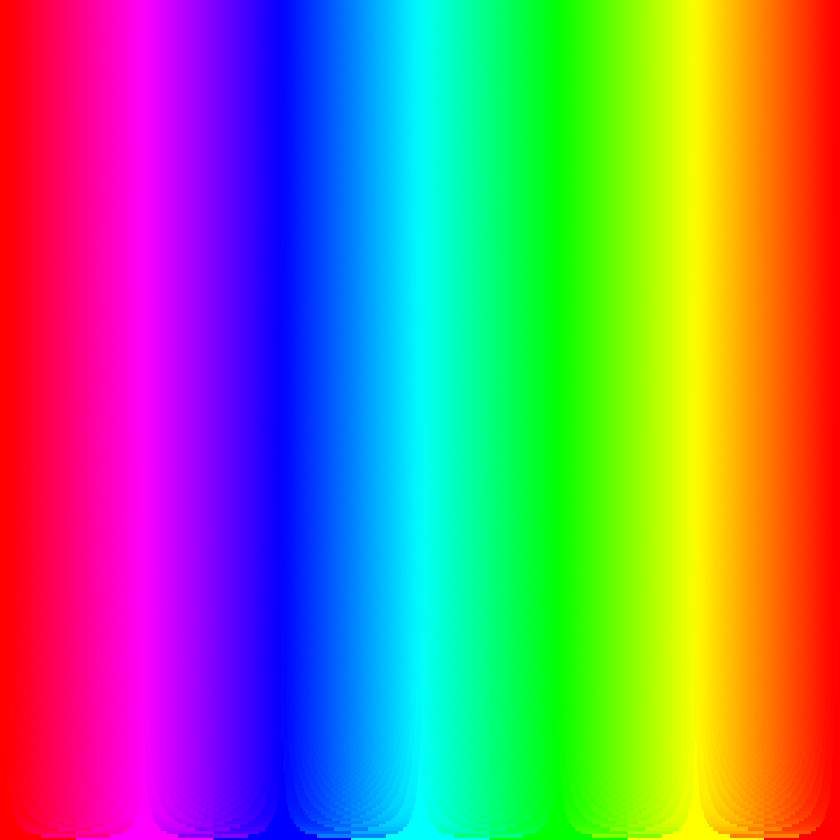
#> input picture u1/test_alpha.png, 840 x 840 px, shrunk from 1200 x 1200 before the run
$ python test5.py
#> lines starting #> are read from the running program, lines starting #| are printed output that depends on the picture
import cv2 as cv
img = cv.imread('test_alpha.png')
#> img is the input picture: shape (840, 840, 3); mean B, G, R 125.3, 125.3, 129.1
img[:,:,1]=1  # 第一个:代表所有的行，第二个:代表所有的列；
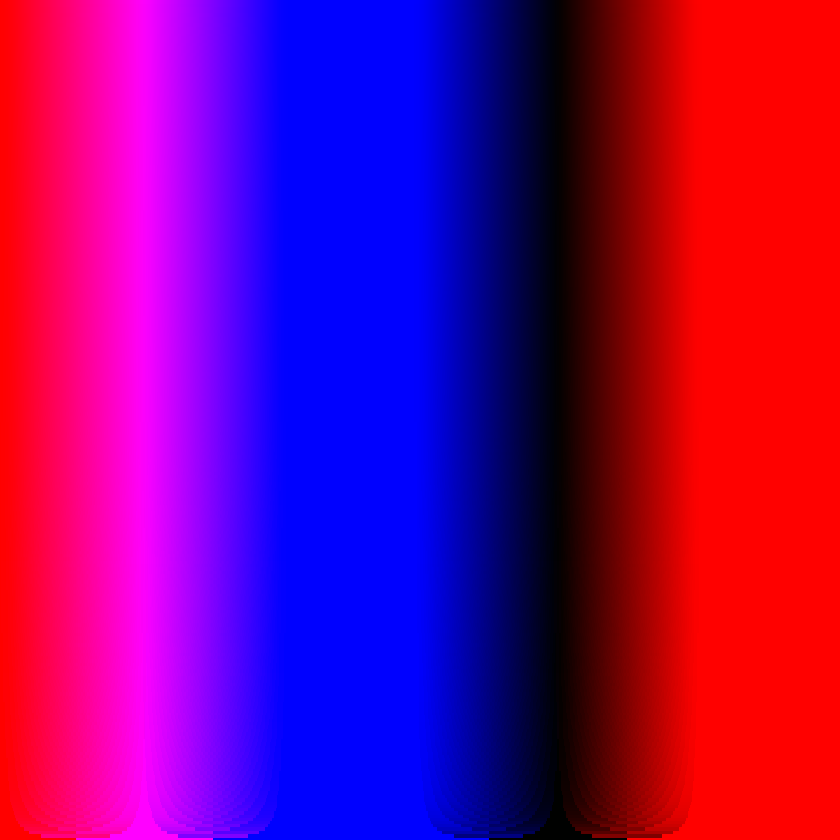
#> img: shape (840, 840, 3); mean B, G, R 125.3, 1, 129.1
              # 1代表BGR中的绿色去掉，0代表BGR中的蓝色去掉，2代表BGR中红色去掉
cv.imshow("windows",img)
cv.waitKey(0)
